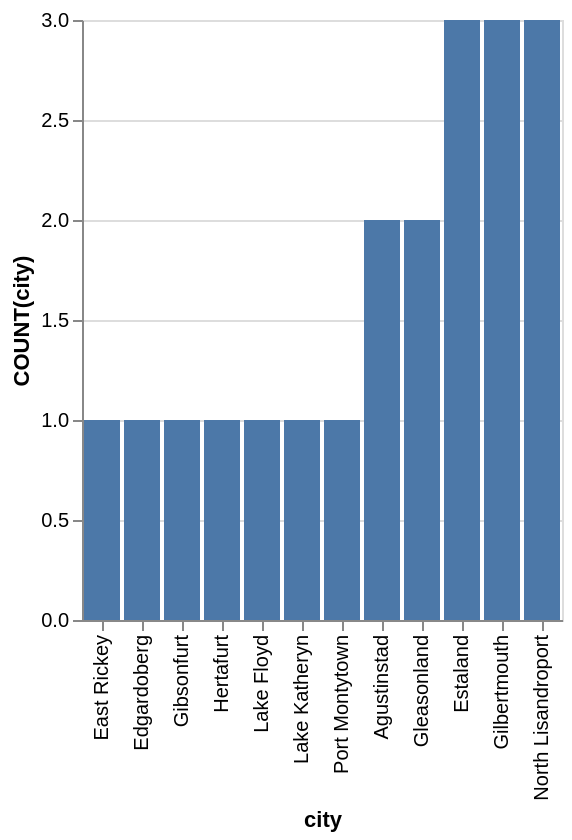

This figure's Vega-Lite source:
### Vega-Lite specification from a JSON file in a GitHub repository (floating-point values rounded to 4 significant figures)
{"data": {"values": [{"x_data": "East Rickey", "y_data": 1}, {"x_data": "Edgardoberg", "y_data": 1}, {"x_data": "Gibsonfurt", "y_data": 1}, {"x_data": "Hertafurt", "y_data": 1}, {"x_data": "Lake Floyd", "y_data": 1}, {"x_data": "Lake Katheryn", "y_data": 1}, {"x_data": "Port Montytown", "y_data": 1}, {"x_data": "Agustinstad", "y_data": 2}, {"x_data": "Gleasonland", "y_data": 2}, {"x_data": "Estaland", "y_data": 3}, {"x_data": "Gilbertmouth", "y_data": 3}, {"x_data": "North Lisandroport", "y_data": 3}]}, "mark": "bar", "encoding": {"x": {"field": "x_data", "type": "nominal", "title": "city", "sort": {"op": "sum", "field": "y_data", "order": "ascending"}}, "y": {"field": "y_data", "type": "quantitative", "title": "COUNT(city)"}}}
